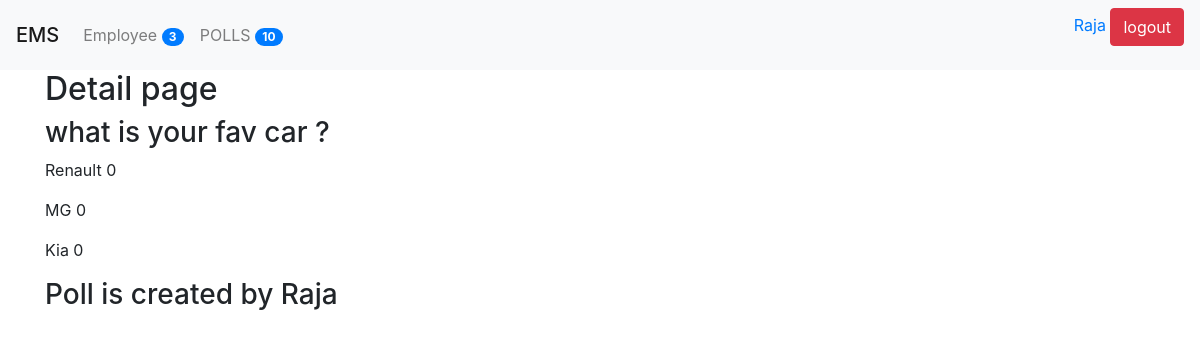
Page /poll/7/details (signed in) on the committed database.
### poll/models.py (models this page shows, shortened)
class Question(models.Model):
    title = models.TextField(null = False , blank = False)
    status = models.CharField(default = 'inactive', max_length = 10)
    created_by = models.ForeignKey(User, null=True, blank= True , on_delete= models.CASCADE)
    start_date = models.DateTimeField(null=True, blank= True)
    end_date = models.DateTimeField(null=True, blank= True)
    created_at = models.DateTimeField(auto_now_add= True)
    updated_at =models.DateTimeField(auto_now= True)
    @property
    def choices(self):
        return self.choice_set.all()

class Choice(models.Model):
    question = models.ForeignKey('poll.Question', on_delete=models.CASCADE)
    text = models.TextField(null=True, blank=True)
    created_at = models.DateTimeField(auto_now_add=True)
    updated_at = models.DateTimeField(auto_now=True)
    @property
    def votes(self):
        return self.answer_set.count()

### poll/views.py (the view)
# urls.py: path('<int:id>/details', details, name = 'polls_details'),
@login_required(login_url= '/login/')
def details(request, id = None):
    context = {}
    try:
        question = Question.objects.get(id = id)
    except:
        raise Http404
    context['question'] = question
    return render(request,'polls/details.html', context)

### poll/context_processor.py (called while the page is built)
def poll_count(request):
    count = Question.objects.count()
    return {"polls_count" : count}

def emp_count(request):
    count = User.objects.count()
    return {"emp_count" : count}

### poll/templatetags/poll_extras.py (called while the page is built)
def upper(value):
    return value.upper()

### templates/polls/details.html
{% extends 'polls/base.html' %}
{% block content %}
<h2> Detail page</h2>
<h3>{{question.title }}</h3>
{% for choice in question.choices %}
    <p>{{ choice.text }} {{choice.votes}}</p>
{% empty %}
    <p> There is no choices avialable for this question</p>
{% endfor%}
<h3>Poll is created by {{question.created_by.first_name}}</h3>
{% endblock content %}

### templates/header.html (shortened to what this page needs)
{% load poll_extras %}
<div class="navbar navbar-expand-lg navbar-light bg-light">
    <span class="navbar-brand mb-0 h1">EMS</span>
    <div class="collapse navbar-collapse" id="navbarNav">
        <ul class="navbar-nav">
            <li class="nav-item">
                <a class="nav-link" href="{% url 'employee_list'%}">
                    {{"employee" | capfirst}}
                    <span class="badge badge-primary badge-pill ">{{emp_count}}</span>
                </a>
            </li>
            <li class="nav-item">
                <a class="nav-link" href="{% url 'polls_list' %}">
                    {{"Polls" | upper}}
                    <span class="badge badge-primary badge-pill ">{{polls_count}}</span>
                </a>
            </li>
        </ul>
    </div>
    {% if user.is_authenticated %}
        <div class="text-right">
            <form method="POST" action="/logout/">
            <a href="{% url 'my_profile' %}">{{request.user.first_name}}</a>
            <input type="submit" class="btn btn-danger" value="logout">
            </form>
        </div>
    {% endif %}
</div>

### rows in the picture
Question: title "what is your fav car ?", created_by.first_name "Raja"
Choice: text "Renault", votes "0"
Choice: text "MG", votes "0"
Choice: text "Kia", votes "0"

### other values in the picture
{{ "employee" | capfirst }} "Employee"
{{ emp_count }} "3"
{{ "Polls" | upper }} "POLLS"
{{ polls_count }} "10"
{{ request.user.first_name }} "Raja"
